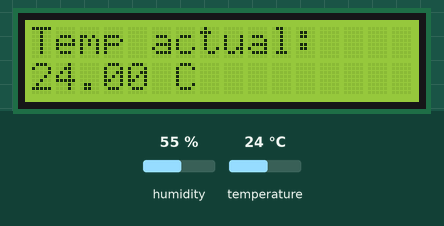
A sketch run on a simulated Arduino Uno, built with avr-gcc and run on an emulated ATmega328P. On the bench: 16×2 character LCD. The inputs (shaded band) are chosen by the test bench; at power-on: temperature 24 °C, humidity 55 %.

Above: at 2.6 s.
2.7 s: temperature set to 12 °C
At 4.5 s:
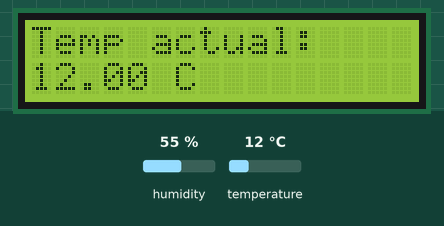
5.7 s: temperature set to 19 °C
At 6.9 s:
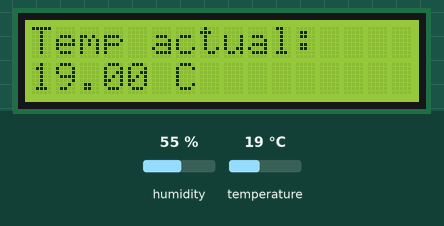
8.7 s: temperature set to 28 °C
At 10.6 s:
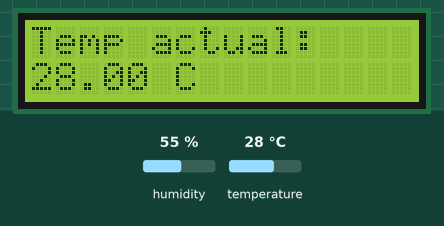
Timing chart, 0 to 12.1 s (numbered marks = the images above; inputs shaded):
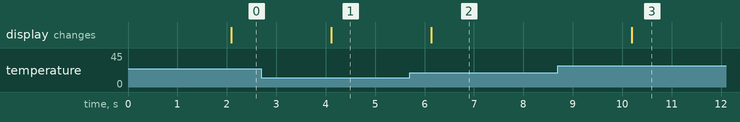

Measured:
- after the input at 2.7 s, the display: changes after 1.4 s (image 1)
- after the input at 5.7 s, the display: changes after 0.44 s (image 2)
- after the input at 8.7 s, the display: changes after 1.5 s (image 3)

The sketch:

pantalla_y_sensor_de_temperatura_dht11.ino
```cpp
/*Programa para arduino uno, con display lcd 16x2 y sensor de temperatura
 * y humedad DHT11.
 * Hay que instalar la biblioteca DHT sensor library  y Adafruit Unified Sensor
Si no logra medir la temperatura el programar muestra un mensaje de ERROR.

*/
#include <LiquidCrystal.h>
#include <DHT.h>

#define DHTTYPE DHT11
#define  PIN8 8


//definimos los pines del display lcd e inicializamos el objeto
const int rs = 12, en = 11, d4 = 5, d5 = 4, d6 = 3, d7 = 2;
LiquidCrystal lcd(rs, en, d4, d5, d6, d7);

//inicializamos el sensor de temperatura
DHT dht(PIN8, DHTTYPE);
float temp;

void setup() {


lcd.begin(16, 2);
dht.begin();
lcd.print("Temp actual:  ");

}

void loop() {

delay(2000);
temp = dht.readTemperature();
 lcd.setCursor(0, 1);
 if (isnan(temp)) {
    lcd.print("Error");
    return;
  }
 else{
     lcd.print(temp);
     lcd.print(" C");
 }

}
```
